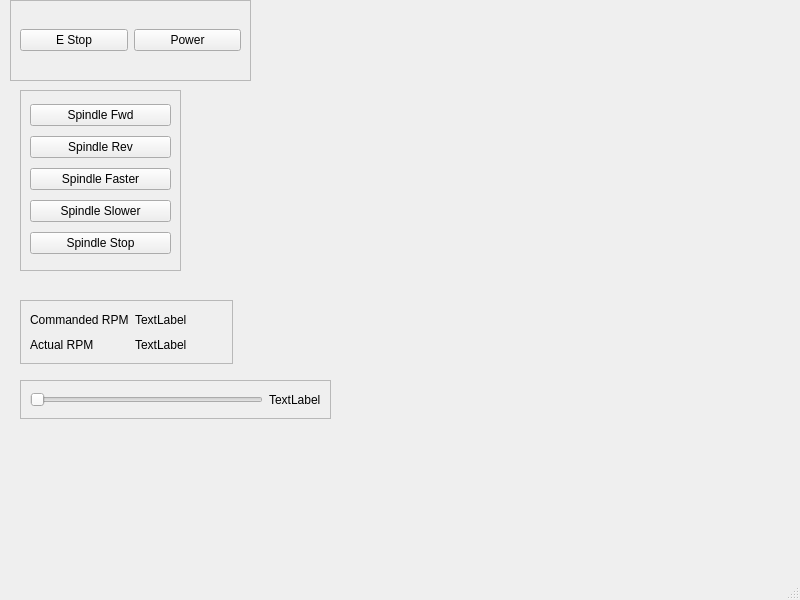
<?xml version="1.0" encoding="UTF-8"?>
<ui version="4.0">
 <class>MainWindow</class>
 <widget class="QMainWindow" name="MainWindow">
  <property name="geometry">
   <rect>
    <x>0</x>
    <y>0</y>
    <width>800</width>
    <height>600</height>
   </rect>
  </property>
  <property name="windowTitle">
   <string>MainWindow</string>
  </property>
  <widget class="QWidget" name="centralwidget">
   <widget class="QFrame" name="frame">
    <property name="geometry">
     <rect>
      <x>10</x>
      <y>0</y>
      <width>241</width>
      <height>81</height>
     </rect>
    </property>
    <property name="frameShape">
     <enum>QFrame::StyledPanel</enum>
    </property>
    <property name="frameShadow">
     <enum>QFrame::Raised</enum>
    </property>
    <layout class="QGridLayout" name="gridLayout">
     <item row="0" column="0">
      <widget class="QPushButton" name="estop_pb">
       <property name="text">
        <string>E Stop</string>
       </property>
      </widget>
     </item>
     <item row="0" column="1">
      <widget class="QPushButton" name="power_pb">
       <property name="text">
        <string>Power</string>
       </property>
      </widget>
     </item>
    </layout>
   </widget>
   <widget class="QFrame" name="frame_2">
    <property name="geometry">
     <rect>
      <x>20</x>
      <y>90</y>
      <width>161</width>
      <height>181</height>
     </rect>
    </property>
    <property name="frameShape">
     <enum>QFrame::StyledPanel</enum>
    </property>
    <property name="frameShadow">
     <enum>QFrame::Raised</enum>
    </property>
    <layout class="QGridLayout" name="gridLayout_2">
     <item row="4" column="0">
      <widget class="QPushButton" name="spindle_stop_pb">
       <property name="text">
        <string>Spindle Stop</string>
       </property>
      </widget>
     </item>
     <item row="2" column="0">
      <widget class="QPushButton" name="spindle_plus_pb">
       <property name="text">
        <string>Spindle Faster</string>
       </property>
      </widget>
     </item>
     <item row="1" column="0">
      <widget class="QPushButton" name="spindle_rev_pb">
       <property name="text">
        <string>Spindle Rev</string>
       </property>
      </widget>
     </item>
     <item row="0" column="0">
      <widget class="QPushButton" name="spindle_fwd_pb">
       <property name="text">
        <string>Spindle Fwd</string>
       </property>
      </widget>
     </item>
     <item row="3" column="0">
      <widget class="QPushButton" name="spindle_minus_pb">
       <property name="text">
        <string>Spindle Slower</string>
       </property>
      </widget>
     </item>
    </layout>
   </widget>
   <widget class="QFrame" name="frame_3">
    <property name="geometry">
     <rect>
      <x>20</x>
      <y>300</y>
      <width>213</width>
      <height>64</height>
     </rect>
    </property>
    <property name="frameShape">
     <enum>QFrame::StyledPanel</enum>
    </property>
    <property name="frameShadow">
     <enum>QFrame::Raised</enum>
    </property>
    <layout class="QGridLayout" name="gridLayout_3">
     <item row="0" column="0">
      <widget class="QLabel" name="label_2">
       <property name="text">
        <string>Commanded RPM</string>
       </property>
      </widget>
     </item>
     <item row="0" column="1">
      <widget class="QLabel" name="spindle_speed_0_lb">
       <property name="text">
        <string>TextLabel</string>
       </property>
      </widget>
     </item>
     <item row="1" column="0">
      <widget class="QLabel" name="label">
       <property name="text">
        <string>Actual RPM</string>
       </property>
      </widget>
     </item>
     <item row="1" column="1">
      <widget class="QLabel" name="spindle_actual_speed_lb">
       <property name="text">
        <string>TextLabel</string>
       </property>
      </widget>
     </item>
    </layout>
   </widget>
   <widget class="QFrame" name="frame_4">
    <property name="geometry">
     <rect>
      <x>20</x>
      <y>380</y>
      <width>311</width>
      <height>39</height>
     </rect>
    </property>
    <property name="frameShape">
     <enum>QFrame::StyledPanel</enum>
    </property>
    <property name="frameShadow">
     <enum>QFrame::Raised</enum>
    </property>
    <layout class="QGridLayout" name="gridLayout_4">
     <item row="0" column="0">
      <widget class="QSlider" name="spindle_override_sl">
       <property name="orientation">
        <enum>Qt::Horizontal</enum>
       </property>
      </widget>
     </item>
     <item row="0" column="1">
      <widget class="QLabel" name="spindle_override_0_lb">
       <property name="text">
        <string>TextLabel</string>
       </property>
      </widget>
     </item>
    </layout>
   </widget>
  </widget>
  <widget class="QMenuBar" name="menubar">
   <property name="geometry">
    <rect>
     <x>0</x>
     <y>0</y>
     <width>800</width>
     <height>24</height>
    </rect>
   </property>
  </widget>
  <widget class="QStatusBar" name="statusbar"/>
 </widget>
 <resources/>
 <connections/>
</ui>
